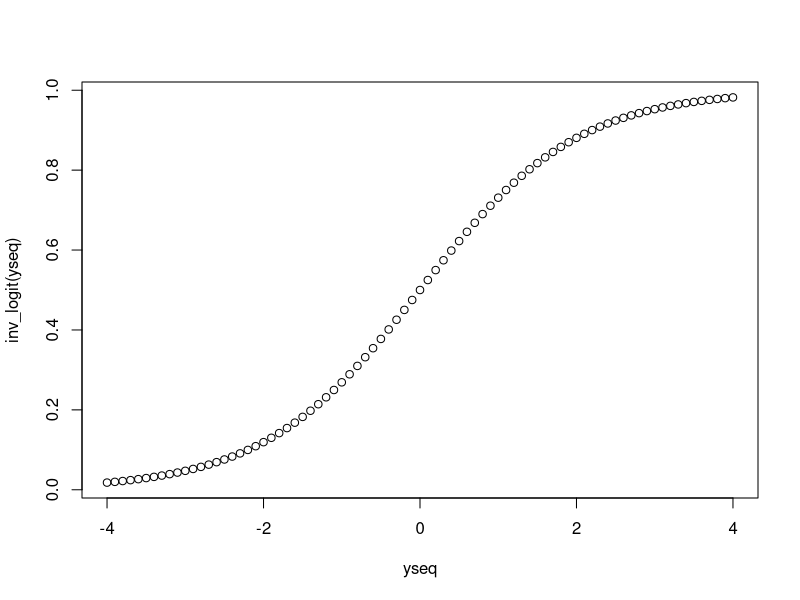
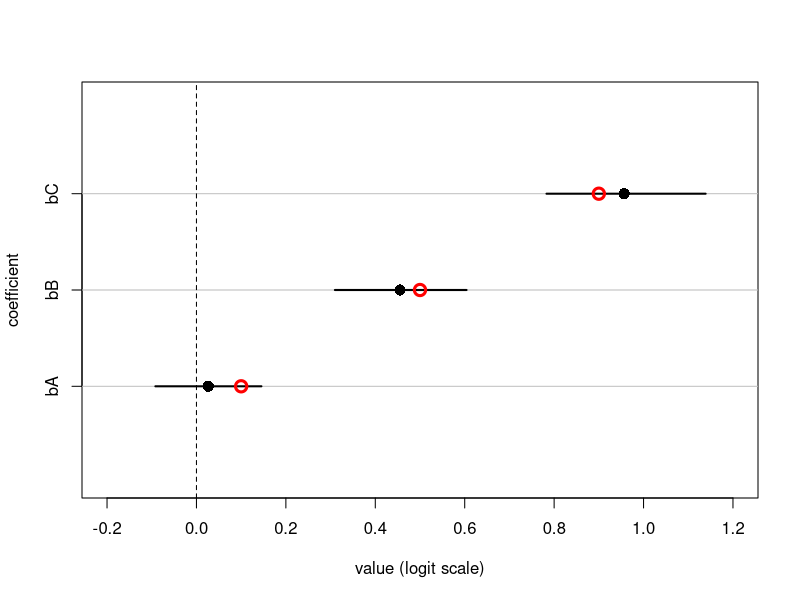
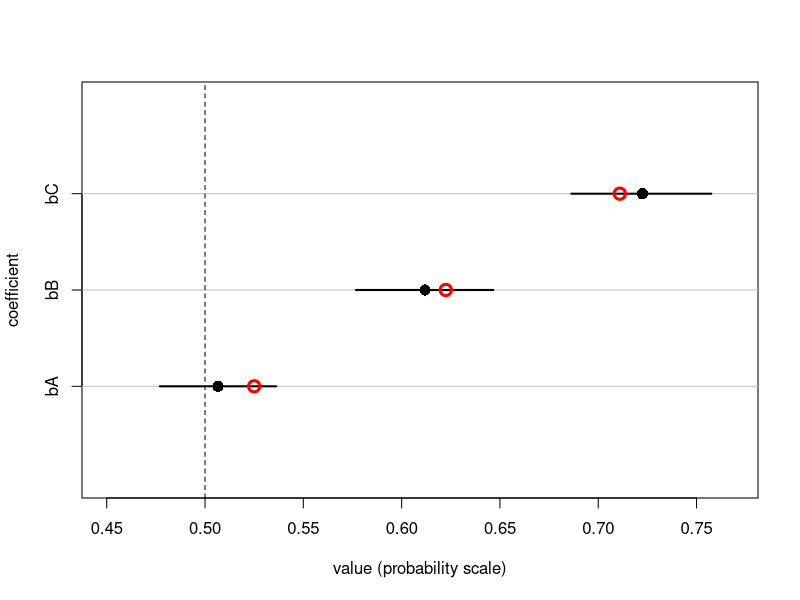
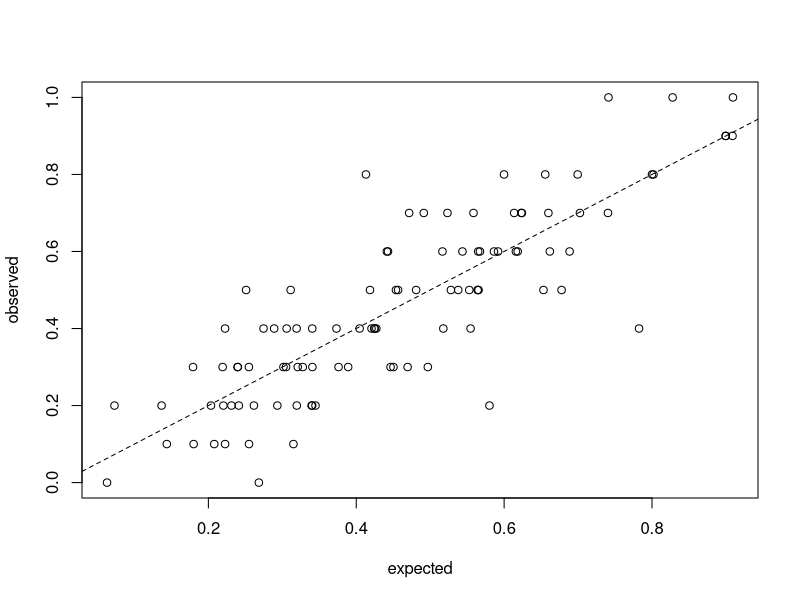
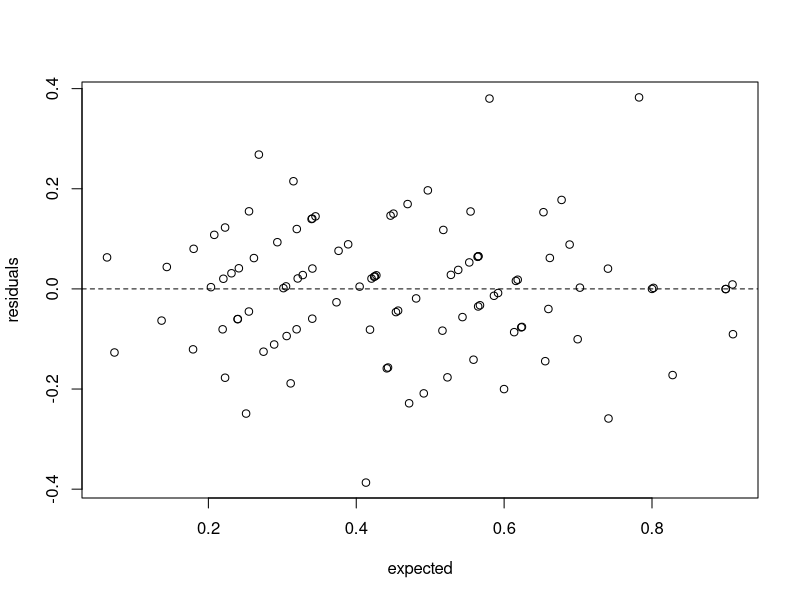
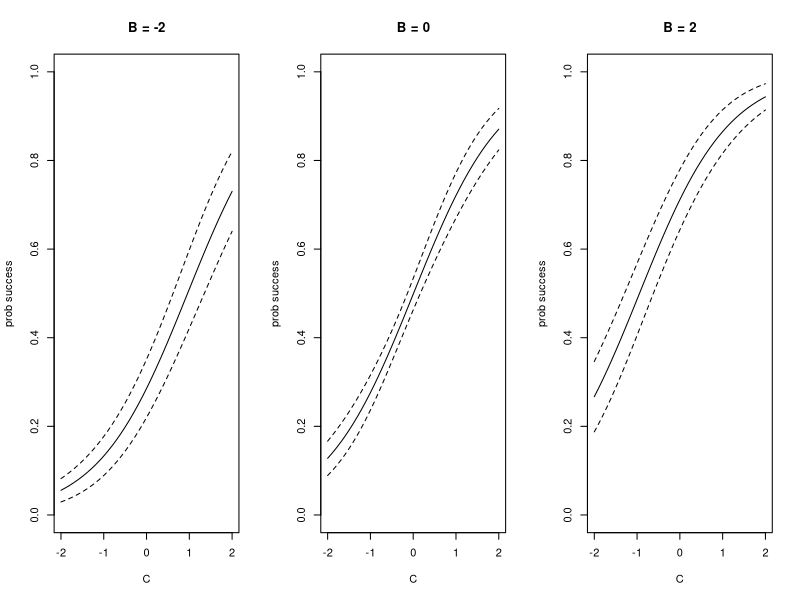
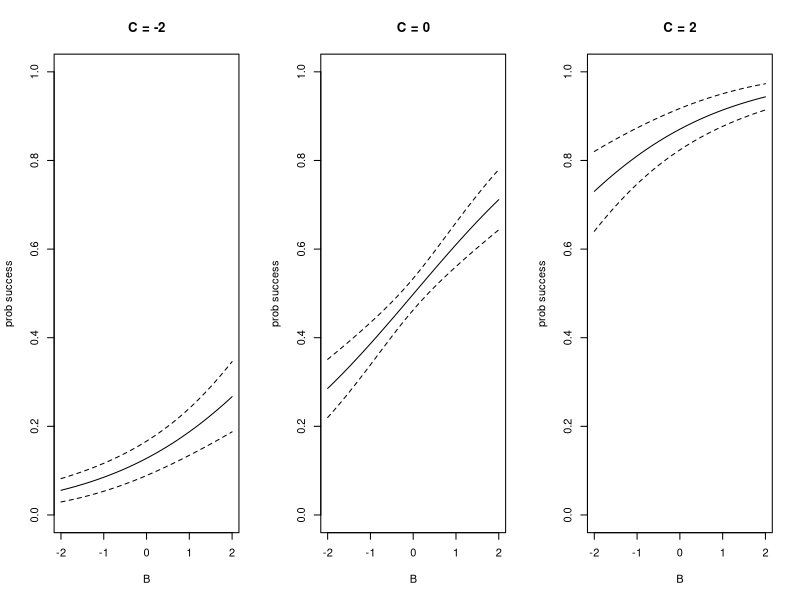
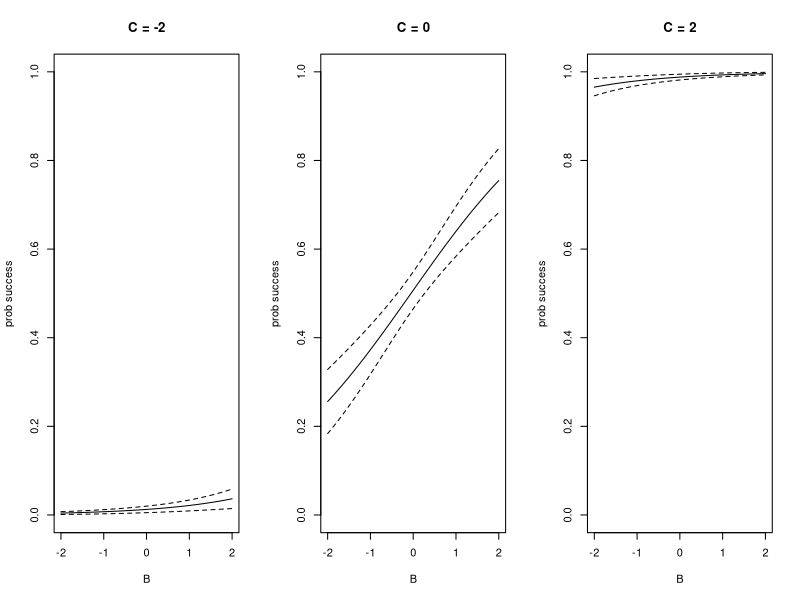

Here is the R script that generated these plots, in order:
# Script to explore a simple binomial regression

# Setup ------------------------------------------------------------------------

par(mfrow = c(1, 1))

# Define logit function
logit <- function(p) {
  out <- log(p/(1 - p))
  return(out)
}

# Define inverse logit (i.e. logistic) function
inv_logit <- function(x) {
  out <- 1/(1 + exp(-x))
  return(out)
}

# Check that these functions work as expected
yseq <- seq(-4, 4, by = 0.1)
inv_logit(yseq)
logit(inv_logit(yseq))
plot(yseq, inv_logit(yseq))
# This last plot illustrates that applying inv_logit to a linear model
# constraints its arbitrary predictions to between 0 and 1 (probability scale)

# Simualte data ----------------------------------------------------------------

# Simulate some data
# The predictors (A-C) can be thought of as being centered and scaled
n <- 100
A <- rnorm(n)
B <- rnorm(n)
C <- rnorm(n)
bA <- 0.1 # coefficient for A
bB <- 0.5 # coefficient for B
bC <- 0.9 # coefficient for C
m <- bA*A + bB*B + bC*C # linear model
N <- 10 # let each count be from 10 trials, for simplicity
y <- rbinom(n, N, inv_logit(m)) # simulate data

# Construct data frame
d <- data.frame(A = A, B = B, C = C, N = N, y = y)

# Fit model --------------------------------------------------------------------

# Fit model
# Just using glm here since there are not random effects in the simulated data
fit <- glm(cbind(y, N - y) ~ A + B + C, 
           data = d, 
           family = binomial(link = "logit"))

# Inspect model summary
summary(fit)

# Inspect model ----------------------------------------------------------------

# Did we recover the 'true' parameter values?
# Note that parameter values are all on the logit scale
plot(NULL, xlim = c(-0.2, 1.2), ylim = c(0, 4), yaxt = "n", 
     xlab = "value (logit scale)", ylab = "coefficient")
axis(2, 1:3, c("bA", "bB", "bC"))
abline(h = 1:3, col = "gray")
abline(v = 0, lty = 2)
points(x = coef(fit)[2:4], y = 1:3, pch = 16, cex = 1.5)
for (i in 1:3) {
  lines(x = confint(fit)[(2:4)[i], ], y = rep(i, 2), lwd = 2)
}
points(x = c(bA, bB, bC), 1:3, lwd = 3, cex = 1.5, col = "red")

# Experiment with number of samples (n) to see how it influences uncertainty

# Next, inspect parameter values on the probability scale
plot(NULL, xlim = c(inv_logit(-0.2), inv_logit(1.2)), ylim = c(0, 4), yaxt = "n", 
     xlab = "value (probability scale)", ylab = "coefficient")
axis(2, 1:3, c("bA", "bB", "bC"))
abline(h = 1:3, col = "gray")
abline(v = 0.5, lty = 2)
points(x = inv_logit(coef(fit)[2:4]), y = 1:3, pch = 16, cex = 1.5)
for (i in 1:3) {
  lines(x = inv_logit(confint(fit)[(2:4)[i], ]), y = rep(i, 2), lwd = 2)
}
points(x = inv_logit(c(bA, bB, bC)), 1:3, lwd = 3, cex = 1.5, col = "red")

# This also means that when predictors A-C are all 0 (their average here), the
# expected probability of the outcome is:
inv_logit(coef(fit)[1])
# which is expected, since the intercept was implicitly coded as inv_logit(0)
# when simulating the data

# Generate predicted (expected) values for the data
# Make sure to predict on the probability (response) scale
pred <- predict(fit, type = "response")

# Plot predicted probs against observed probs
plot(x = pred, y = d$y/d$N, xlab = "expected", ylab = "observed")
abline(a = 0, b = 1, lty = 2)

# Plot residuals against predicted probs
plot(x = pred, y = pred - d$y/d$N, xlab = "expected", ylab = "residuals")
abline(h = 0, lty = 2)

# These predictions/residuals look good
# One thing I can say from this is that I don't think it makes sense for
# residuals to deviate more than 1 from the expected value, because
# probabilities are constrained to be between 0 and 1

# Predictions ------------------------------------------------------------------

# Let's try generating some counterfactual predictions

##### Scenario 1 #####

# Let A be 0 (its average) since it has little effect on the outcome
# Let B be large, intermediate, or small
# Let C vary continuously

# Specify new data
Bseq <- c(-2, 0, 2)
Cseq <- seq(-2, 2, by = 0.1)
d2 <- data.frame(A = 0,
                 B = rep(Bseq, each = length(Cseq)),
                 C = rep(Cseq, 3))

# Predict
# Assuming normal error around the estimate, as is common
pred2 <- predict(fit, newdata = d2, type = "response", se.fit = TRUE)
d2$ypred <- pred2$fit
d2$lower <- pred2$fit - pred2$se.fit*1.96
d2$upper <- pred2$fit + pred2$se.fit*1.96

# Plot predictions
par(mfrow = c(1, 3))
for (i in 1:length(Bseq)) {
  myd <- d2[d2$B == Bseq[i], ]
  plot(NULL, xlim = c(-2, 2), ylim = c(0, 1),
       xlab = "C", ylab = "prob success", main = paste0("B = ", Bseq[i]))
  lines(x = Cseq, y = myd$ypred)
  lines(x = Cseq, y = myd$lower, lty = 2)
  lines(x = Cseq, y = myd$upper, lty = 2)
}

##### Scenario 2 #####

# Let A be 0 (its average) since it has little effect on the outcome
# Let B vary continuously
# Let C be large, intermediate, or small

# Specify new data
Bseq <- seq(-2, 2, by = 0.1)
Cseq <- c(-2, 0, 2)
d3 <- data.frame(A = 0,
                 B = rep(Bseq, 3),
                 C = rep(Cseq, each = length(Bseq)))

# Predict
# Assuming normal error around the estimate, as is common
pred3 <- predict(fit, newdata = d3, type = "response", se.fit = TRUE)
d3$ypred <- pred3$fit
d3$lower <- pred3$fit - pred3$se.fit*1.96
d3$upper <- pred3$fit + pred3$se.fit*1.96

# Plot predictions
par(mfrow = c(1, 3))
for (i in 1:length(Cseq)) {
  myd <- d3[d3$C == Cseq[i], ]
  plot(NULL, xlim = c(-2, 2), ylim = c(0, 1),
       xlab = "B", ylab = "prob success", main = paste0("C = ", Cseq[i]))
  lines(x = Bseq, y = myd$ypred)
  lines(x = Bseq, y = myd$lower, lty = 2)
  lines(x = Bseq, y = myd$upper, lty = 2)
}

# Extra ------------------------------------------------------------------------

# Finally, let's see what happens if one predictor has a disproportionately
# large influence on the outcome

# Simulate another set of data:
n <- 100
A <- rnorm(n)
B <- rnorm(n)
C <- rnorm(n)
bA <- 0.1
bB <- 0.5
bC <- 2 # set this coefficient to a very large value (try inv_logit(2))
m <- bA*A + bB*B + bC*C
N <- 10
y <- rbinom(n, N, inv_logit(m))

# Construct data frame
dextra <- data.frame(A = A, B = B, C = C, N = N, y = y)

# Fit model
fitextra <- glm(cbind(y, N - y) ~ A + B + C, 
                data = dextra, 
                family = binomial(link = "logit"))

# Inspect model summary
summary(fitextra)

# Specify new data
Bseq <- seq(-2, 2, by = 0.1)
Cseq <- c(-2, 0, 2)
d4 <- data.frame(A = 0,
                 B = rep(Bseq, 3),
                 C = rep(Cseq, each = length(Bseq)))

# Predict
# Assuming normal error around the estimate, as is common
pred4 <- predict(fitextra, newdata = d4, type = "response", se.fit = TRUE)
d4$ypred <- pred4$fit
d4$lower <- pred4$fit - pred4$se.fit*1.96
d4$upper <- pred4$fit + pred4$se.fit*1.96

# Plot predictions
par(mfrow = c(1, 3))
for (i in 1:length(Cseq)) {
  myd <- d4[d4$C == Cseq[i], ]
  plot(NULL, xlim = c(-2, 2), ylim = c(0, 1),
       xlab = "B", ylab = "prob success", main = paste0("C = ", Cseq[i]))
  lines(x = Bseq, y = myd$ypred)
  lines(x = Bseq, y = myd$lower, lty = 2)
  lines(x = Bseq, y = myd$upper, lty = 2)
}

# Since C has such a large effect on the outcome, once C is very large or very
# small the other predictors will exert much less influence on the outcome.

